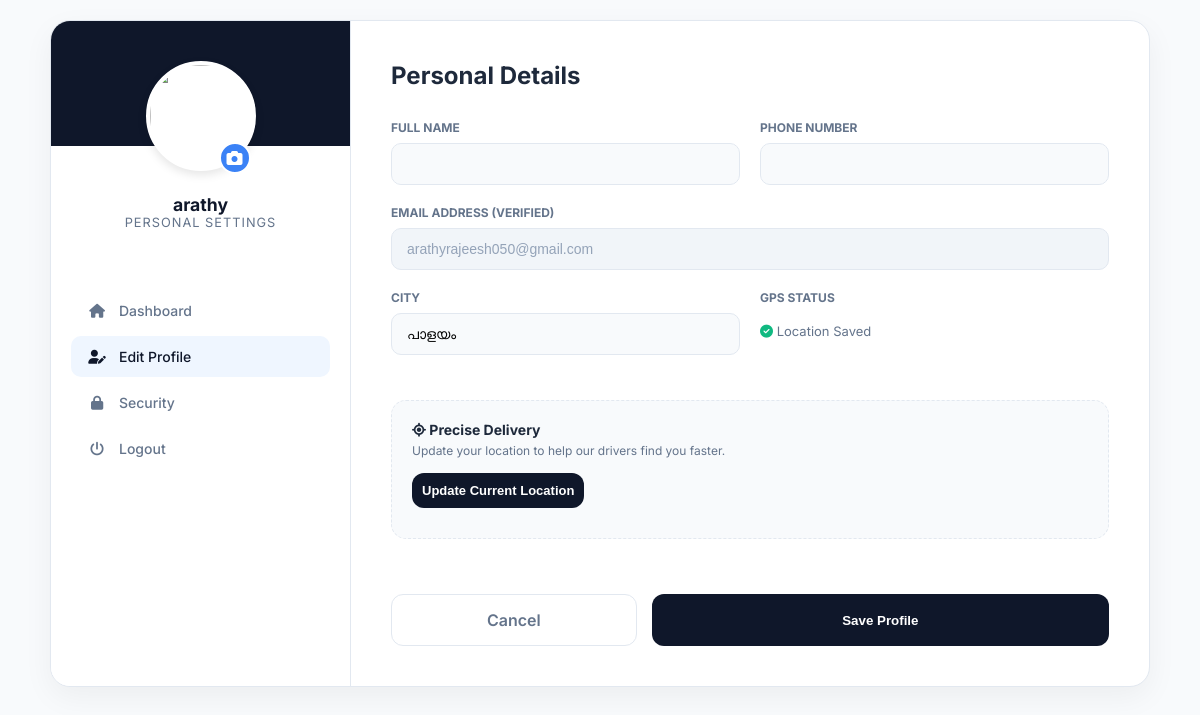
Before: /profile/edit/ (signed in) with the older database file.
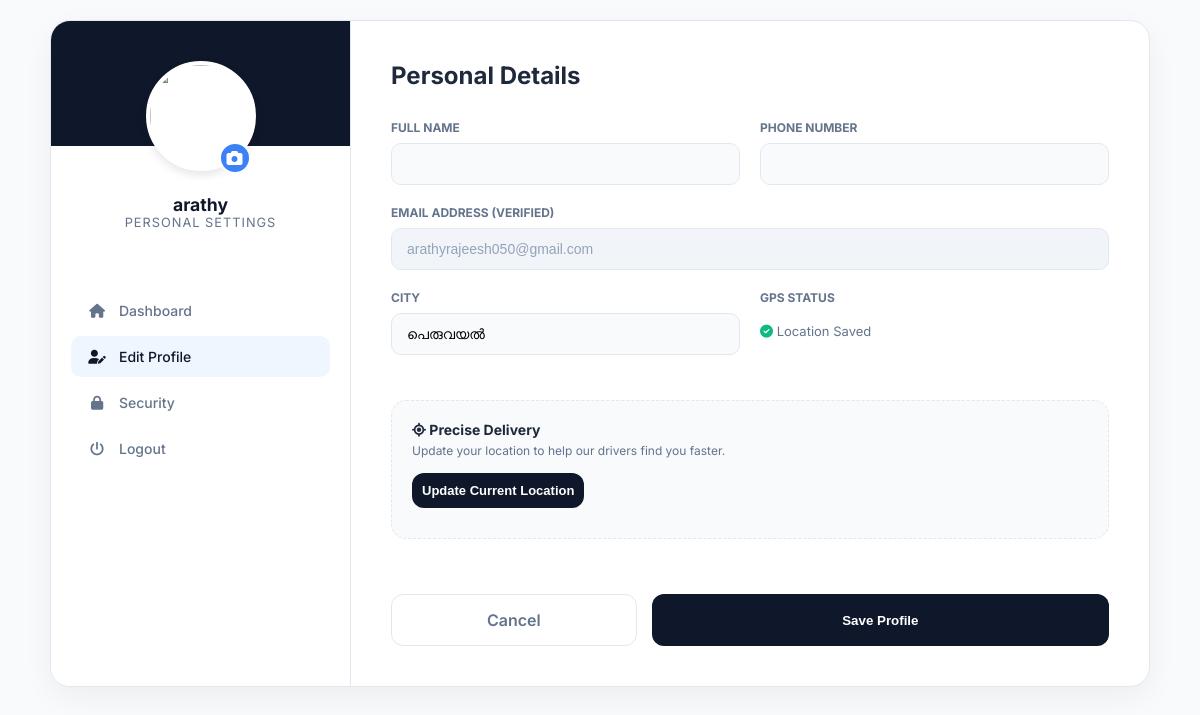
After: the same page with the newer database file.
### shop/models.py (models this page shows, shortened)
class Profile(models.Model):
    user = models.OneToOneField(User, on_delete=models.CASCADE)
    full_name = models.CharField(max_length=100, blank=True)
    phone = models.CharField(max_length=15, blank=True)
    profile_image = CloudinaryField('image', blank=True, null=True)
    city = models.CharField(max_length=100, blank=True)
    latitude = models.FloatField(blank=True, null=True)
    longitude = models.FloatField(blank=True, null=True)
    email_verified = models.BooleanField(default=False)
    notifications_enabled = models.BooleanField(default=True)
    login_email_sent = models.BooleanField(default=False)
    location_updated_at = models.DateTimeField(blank=True, null=True)

### shop/views.py (the view)
# urls.py: path("profile/edit/", views.edit_profile, name="edit_profile"),
@login_required
def edit_profile(request):
    profile, created = Profile.objects.get_or_create(user=request.user)
    if request.method == "POST":
        form = ProfileForm(request.POST, request.FILES, instance=profile)
        if form.is_valid():
            profile = form.save(commit=False)
            lat = request.POST.get("latitude")
            lng = request.POST.get("longitude")
            city = request.POST.get("city")
            if lat and lng:
                try:
                    profile.latitude = float(lat)
                    profile.longitude = float(lng)
                except ValueError:
                    pass
            if city:
                profile.city = city
            profile.save()
            messages.success(request, "Your profile and logistics data have been updated.")
            return redirect("profile")
        else:
            messages.error(request, "There was an error with your submission. Please check the form.")
    else:
        form = ProfileForm(instance=profile)
    return render(request, "edit_profile.html", {
        "form": form,
        "profile": profile
    })

### shop/forms.py
class ProfileForm(forms.ModelForm):
    class Meta:
        model = Profile
        fields = ["full_name", "phone", "city", "profile_image"]
        widgets = {
            "city": forms.TextInput(attrs={
                "id": "cityInput",
                "class": "form-input"
            }),
            "full_name": forms.TextInput(attrs={"class": "form-input"}),
            "phone": forms.TextInput(attrs={"class": "form-input"}),
        }

### shop/templates/edit_profile.html (shortened to what the changed rows need)
{% load static %}
<!DOCTYPE html>
<html lang="en">
<head>
    <link rel="stylesheet" href="https://cdnjs.cloudflare.com/ajax/libs/font-awesome/6.5.0/css/all.min.css">
</head>
<body>
    <div class="dashboard-container">
        <aside class="sidebar">
            <div class="sidebar-header">
                <div class="sidebar-info">
                    <h2>{{ profile.full_name|default:request.user.username }}</h2>
                    <p>Personal Settings</p>
                </div>
            </div>
        </aside>
        <main class="main-content">
            <h1>Personal Details</h1>
            <form method="POST" enctype="multipart/form-data">
                <div class="form-grid">
                    <div class="form-section">
                        <label>Full Name</label>
                        {{ form.full_name }}
                    </div>
                    <div class="form-section">
                        <label>Phone Number</label>
                        {{ form.phone }}
                    </div>
                    <div class="form-section">
                        <label>City</label>
                        {{ form.city }}
                    </div>
                </div>
            </form>
        </main>
    </div>
</body>
</html>

Changed rows visible on the page:
changed Profile "arathy": city "പാളയം" → "പെരുവയൽ"
